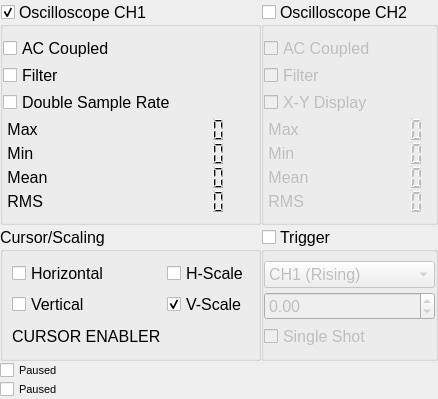
      <widget class="QWidget" name="page">
       <property name="font">
        <font>
         <pointsize>8</pointsize>
        </font>
       </property>
       <layout class="QHBoxLayout" name="horizontalLayout">
        <property name="spacing">
         <number>0</number>
        </property>
        <property name="leftMargin">
         <number>0</number>
        </property>
        <property name="topMargin">
         <number>2</number>
        </property>
        <property name="rightMargin">
         <number>0</number>
        </property>
        <property name="bottomMargin">
         <number>0</number>
        </property>
        <item>
         <layout class="QVBoxLayout" name="verticalLayout">
          <item>
           <layout class="QHBoxLayout" name="horizontalLayout_5">
            <item>
             <layout class="QVBoxLayout" name="verticalLayout_9">
              <property name="spacing">
               <number>2</number>
              </property>
              <item>
               <widget class="QGroupBox" name="scopeGroup_CH1">
                <property name="font">
                 <font>
                  <pointsize>12</pointsize>
                 </font>
                </property>
                <property name="title">
                 <string>Oscilloscope CH1</string>
                </property>
                <property name="flat">
                 <bool>false</bool>
                </property>
                <property name="checkable">
                 <bool>true</bool>
                </property>
                <property name="checked">
                 <bool>true</bool>
                </property>
                <layout class="QVBoxLayout" name="verticalLayout_2">
                 <property name="spacing">
                  <number>2</number>
                 </property>
                 <property name="leftMargin">
                  <number>0</number>
                 </property>
                 <property name="topMargin">
                  <number>9</number>
                 </property>
                 <property name="rightMargin">
                  <number>0</number>
                 </property>
                 <property name="bottomMargin">
                  <number>9</number>
                 </property>
                 <item>
                  <widget class="QCheckBox" name="acCoupledLabel_CH1">
                   <property name="text">
                    <string>AC Coupled</string>
                   </property>
                  </widget>
                 </item>
                 <item>
                  <widget class="QCheckBox" name="filterLabel_CH1">
                   <property name="text">
                    <string>Filter</string>
                   </property>
                  </widget>
                 </item>
                 <item>
                  <widget class="QCheckBox" name="doubleSampleLabel">
                   <property name="text">
                    <string>Double Sample Rate</string>
                   </property>
                  </widget>
                 </item>
                 <item>
                  <layout class="QGridLayout" name="gridLayout_2">
                   <property name="spacing">
                    <number>0</number>
                   </property>
                   <item row="0" column="0">
                    <widget class="QLabel" name="voltageInfoMaxLabel_CH1">
                     <property name="text">
                      <string> Max</string>
                     </property>
                    </widget>
                   </item>
                   <item row="0" column="1">
                    <widget class="QLCDNumber" name="voltageInfoMaxDisplay_CH1">
                     <property name="minimumSize">
                      <size>
                       <width>0</width>
                       <height>24</height>
                      </size>
                     </property>
                     <property name="frameShape">
                      <enum>QFrame::NoFrame</enum>
                     </property>
                    </widget>
                   </item>
                   <item row="1" column="0">
                    <widget class="QLabel" name="voltageInfoMinLabel_CH1">
                     <property name="text">
                      <string> Min</string>
                     </property>
                    </widget>
                   </item>
                   <item row="1" column="1">
                    <widget class="QLCDNumber" name="voltageInfoMinDisplay_CH1">
                     <property name="minimumSize">
                      <size>
                       <width>0</width>
                       <height>24</height>
                      </size>
                     </property>
                     <property name="frameShape">
                      <enum>QFrame::NoFrame</enum>
                     </property>
                    </widget>
                   </item>
                   <item row="2" column="0">
                    <widget class="QLabel" name="VoltageInfoMeanLabel_CH1">
                     <property name="text">
                      <string> Mean</string>
                     </property>
                    </widget>
                   </item>
                   <item row="3" column="0">
                    <widget class="QLabel" name="voltageInfoRmsLabel_CH1">
                     <property name="text">
                      <string> RMS</string>
                     </property>
                    </widget>
                   </item>
                   <item row="3" column="1">
                    <widget class="QLCDNumber" name="voltageInfoRmsDisplay_CH1">
                     <property name="minimumSize">
                      <size>
                       <width>0</width>
                       <height>24</height>
                      </size>
                     </property>
                     <property name="frameShape">
                      <enum>QFrame::NoFrame</enum>
                     </property>
                    </widget>
                   </item>
                   <item row="2" column="1">
                    <widget class="QLCDNumber" name="voltageInfoMeanDisplay_CH1">
                     <property name="minimumSize">
                      <size>
                       <width>0</width>
                       <height>24</height>
                      </size>
                     </property>
                     <property name="frameShape">
                      <enum>QFrame::NoFrame</enum>
                     </property>
                    </widget>
                   </item>
                  </layout>
                 </item>
                </layout>
               </widget>
              </item>
              <item>
               <widget class="QGroupBox" name="cursorGroup">
                <property name="enabled">
                 <bool>true</bool>
                </property>
                <property name="font">
                 <font>
                  <pointsize>12</pointsize>
                 </font>
                </property>
                <property name="title">
                 <string>Cursor/Scaling</string>
                </property>
                <property name="checkable">
                 <bool>false</bool>
                </property>
                <property name="checked">
                 <bool>false</bool>
                </property>
                <layout class="QGridLayout" name="gridLayout_5">
                 <item row="0" column="0">
                  <widget class="QCheckBox" name="cursorHoriCheck">
                   <property name="text">
                    <string>Horizontal</string>
                   </property>
                  </widget>
                 </item>
                 <item row="2" column="0">
                  <widget class="cursorEnabler" name="makeCursorsNicer">
                   <property name="text">
                    <string>CURSOR ENABLER</string>
                   </property>
                  </widget>
                 </item>
                 <item row="1" column="0">
                  <widget class="QCheckBox" name="cursorVertCheck">
                   <property name="text">
                    <string>Vertical</string>
                   </property>
                  </widget>
                 </item>
                 <item row="0" column="1">
                  <widget class="QCheckBox" name="scaleHoriCheck">
                   <property name="text">
                    <string>H-Scale</string>
                   </property>
                  </widget>
                 </item>
                 <item row="1" column="1">
                  <widget class="QCheckBox" name="scaleVertCheck">
                   <property name="text">
                    <string>V-Scale</string>
                   </property>
                   <property name="checked">
                    <bool>true</bool>
                   </property>
                  </widget>
                 </item>
                </layout>
               </widget>
              </item>
             </layout>
            </item>
            <item>
             <layout class="QVBoxLayout" name="verticalLayout_10">
              <property name="spacing">
               <number>2</number>
              </property>
              <item>
               <widget class="QGroupBox" name="scopeGroup_CH2">
                <property name="enabled">
                 <bool>true</bool>
                </property>
                <property name="font">
                 <font>
                  <pointsize>12</pointsize>
                 </font>
                </property>
                <property name="title">
                 <string>Oscilloscope CH2</string>
                </property>
                <property name="flat">
                 <bool>false</bool>
                </property>
                <property name="checkable">
                 <bool>true</bool>
                </property>
                <property name="checked">
                 <bool>false</bool>
                </property>
                <layout class="QVBoxLayout" name="verticalLayout_11">
                 <property name="spacing">
                  <number>2</number>
                 </property>
                 <property name="leftMargin">
                  <number>0</number>
                 </property>
                 <property name="topMargin">
                  <number>9</number>
                 </property>
                 <property name="rightMargin">
                  <number>0</number>
                 </property>
                 <property name="bottomMargin">
                  <number>9</number>
                 </property>
                 <item>
                  <widget class="QCheckBox" name="acCoupledLabel_CH2">
                   <property name="text">
                    <string>AC Coupled</string>
                   </property>
                  </widget>
                 </item>
                 <item>
                  <widget class="QCheckBox" name="filterLabel_CH2">
                   <property name="text">
                    <string>Filter</string>
                   </property>
                  </widget>
                 </item>
                 <item>
                  <widget class="QCheckBox" name="xyDisplayLabel">
                   <property name="text">
                    <string>X-Y Display</string>
                   </property>
                  </widget>
                 </item>
                 <item>
                  <layout class="QGridLayout" name="gridLayout_3">
                   <property name="spacing">
                    <number>0</number>
                   </property>
                   <item row="3" column="0">
                    <widget class="QLabel" name="voltageInfoRmsLabel_CH2">
                     <property name="text">
                      <string> RMS</string>
                     </property>
                    </widget>
                   </item>
                   <item row="1" column="0">
                    <widget class="QLabel" name="voltageInfoMinLabel_CH2">
                     <property name="text">
                      <string> Min</string>
                     </property>
                    </widget>
                   </item>
                   <item row="3" column="1">
                    <widget class="QLCDNumber" name="voltageInfoRmsDisplay_CH2">
                     <property name="minimumSize">
                      <size>
                       <width>0</width>
                       <height>24</height>
                      </size>
                     </property>
                     <property name="frameShape">
                      <enum>QFrame::NoFrame</enum>
                     </property>
                    </widget>
                   </item>
                   <item row="2" column="1">
                    <widget class="QLCDNumber" name="voltageInfoMeanDisplay_CH2">
                     <property name="minimumSize">
                      <size>
                       <width>0</width>
                       <height>24</height>
                      </size>
                     </property>
                     <property name="frameShape">
                      <enum>QFrame::NoFrame</enum>
                     </property>
                    </widget>
                   </item>
                   <item row="0" column="0">
                    <widget class="QLabel" name="voltageInfoMaxLabel_CH2">
                     <property name="text">
                      <string> Max</string>
                     </property>
                    </widget>
                   </item>
                   <item row="1" column="1">
                    <widget class="QLCDNumber" name="voltageInfoMinDisplay_CH2">
                     <property name="minimumSize">
                      <size>
                       <width>0</width>
                       <height>24</height>
                      </size>
                     </property>
                     <property name="frameShape">
                      <enum>QFrame::NoFrame</enum>
                     </property>
                    </widget>
                   </item>
                   <item row="0" column="1">
                    <widget class="QLCDNumber" name="voltageInfoMaxDisplay_CH2">
                     <property name="minimumSize">
                      <size>
                       <width>0</width>
                       <height>24</height>
                      </size>
                     </property>
                     <property name="frameShape">
                      <enum>QFrame::NoFrame</enum>
                     </property>
                    </widget>
                   </item>
                   <item row="2" column="0">
                    <widget class="QLabel" name="VoltageInfoMeanLabel_CH2">
                     <property name="text">
                      <string> Mean</string>
                     </property>
                    </widget>
                   </item>
                  </layout>
                 </item>
                </layout>
               </widget>
              </item>
              <item>
               <widget class="QGroupBox" name="triggerGroup">
                <property name="enabled">
                 <bool>true</bool>
                </property>
                <property name="font">
                 <font>
                  <pointsize>12</pointsize>
                 </font>
                </property>
                <property name="title">
                 <string>Trigger</string>
                </property>
                <property name="checkable">
                 <bool>true</bool>
                </property>
                <property name="checked">
                 <bool>false</bool>
                </property>
                <layout class="QVBoxLayout" name="verticalLayout_14">
                 <property name="spacing">
                  <number>4</number>
                 </property>
                 <property name="leftMargin">
                  <number>0</number>
                 </property>
                 <property name="topMargin">
                  <number>9</number>
                 </property>
                 <property name="rightMargin">
                  <number>0</number>
                 </property>
                 <property name="bottomMargin">
                  <number>9</number>
                 </property>
                 <item>
                  <widget class="QComboBox" name="triggerChannelSelect">
                   <item>
                    <property name="text">
                     <string>CH1 (Rising)</string>
                    </property>
                   </item>
                   <item>
                    <property name="text">
                     <string>CH1 (Falling)</string>
                    </property>
                   </item>
                   <item>
                    <property name="text">
                     <string>CH2 (Rising)</string>
                    </property>
                   </item>
                   <item>
                    <property name="text">
                     <string>CH2 (Falling)</string>
                    </property>
                   </item>
                  </widget>
                 </item>
                 <item>
                  <widget class="QDoubleSpinBox" name="triggerLevelValue">
                   <property name="minimum">
                    <double>-20.000000000000000</double>
                   </property>
                   <property name="maximum">
                    <double>20.000000000000000</double>
                   </property>
                   <property name="singleStep">
                    <double>0.100000000000000</double>
                   </property>
                  </widget>
                 </item>
                 <item>
                  <widget class="QCheckBox" name="singleShotCheckBox">
                   <property name="text">
                    <string>Single Shot</string>
                   </property>
                  </widget>
                 </item>
                </layout>
               </widget>
              </item>
             </layout>
            </item>
           </layout>
          </item>
          <item>
           <widget class="QCheckBox" name="pausedLabel_CH2">
            <property name="text">
             <string>Paused</string>
            </property>
           </widget>
          </item>
          <item>
           <widget class="QCheckBox" name="pausedLabel_CH1">
            <property name="text">
             <string>Paused</string>
            </property>
           </widget>
          </item>
         </layout>
        </item>
       </layout>
      </widget>
